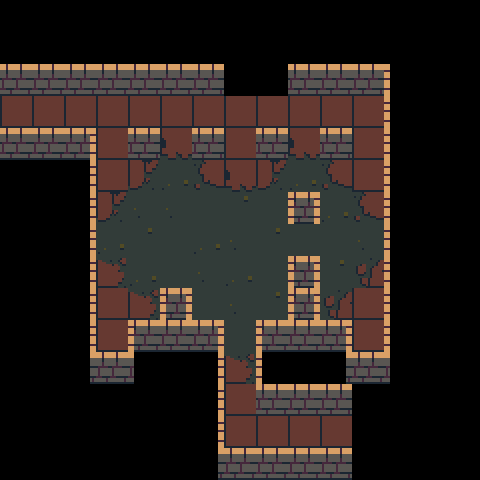

A 2D game scene composited from a Tiled map and its tileset images. What follows is a short description and the map's XML, with every tile layer's data as written:
An orthogonal 15x15 tile map with 32x32 px tiles, 3 tile layers (death, walls, ground), 2 tilesets and 9 objects (4x enemy, 2x connection, 2x torch, block).

<map version="1.0" tiledversion="1.1.5" orientation="orthogonal" renderorder="right-down" width="15" height="15" tilewidth="32" tileheight="32" infinite="0" nextobjectid="58">
 <properties>
  <property name="number" value="41" />
 </properties>
 <tileset firstgid="1" source="brown.tsx" />
 <tileset firstgid="101" source="tower-tileset.tsx" />
 <layer name="death" width="15" height="15">
  <data encoding="csv">
0,0,0,0,0,0,0,0,0,0,0,0,0,0,0,
0,0,0,0,0,0,0,0,0,0,0,0,0,0,0,
0,0,0,0,0,0,0,0,0,0,0,0,0,0,0,
0,0,0,0,0,0,0,0,0,0,0,0,0,0,0,
0,0,0,0,0,0,0,0,0,0,0,0,0,0,0,
0,0,0,0,0,0,0,0,0,0,0,0,0,0,0,
0,0,0,0,0,0,0,0,0,0,0,0,0,0,0,
0,0,0,0,0,0,0,0,0,0,0,0,0,0,0,
0,0,0,0,0,0,0,0,0,0,0,0,0,0,0,
0,0,0,0,0,0,0,0,0,0,0,0,0,0,0,
0,0,0,0,0,0,0,0,0,0,0,0,0,0,0,
0,0,0,0,0,0,0,0,0,0,0,0,0,0,0,
0,0,0,0,0,0,0,0,0,0,0,0,0,0,0,
0,0,0,0,0,0,0,0,0,0,0,0,0,0,0,
0,0,0,0,0,0,0,0,0,0,0,0,0,0,0
</data>
 </layer>
 <layer name="walls" width="15" height="15">
  <data encoding="csv">
0,0,0,0,0,0,0,0,0,0,0,0,0,0,0,
0,0,0,0,0,0,0,203,204,0,0,0,0,0,0,
12,12,12,12,12,12,12,213,214,12,12,12,15,0,0,
72,0,0,0,0,0,0,0,0,0,0,0,15,0,0,
12,12,23,0,12,0,12,0,12,0,12,0,15,0,0,
0,0,14,0,0,0,0,0,0,0,0,0,15,0,0,
0,0,14,0,0,0,0,0,0,33,0,0,15,0,0,
0,0,14,0,0,0,0,0,0,0,0,0,15,0,0,
0,0,14,0,0,0,0,0,0,33,0,0,15,0,0,
0,0,14,0,0,33,0,0,0,33,0,0,15,0,0,
0,0,14,0,22,12,23,0,22,12,23,0,15,0,0,
0,0,24,12,21,0,14,0,15,0,24,12,21,0,0,
0,0,0,0,0,0,14,0,12,12,12,0,0,0,0,
0,0,0,0,0,0,14,0,0,0,72,0,0,0,0,
0,0,0,0,0,0,24,12,12,12,12,0,0,0,0
</data>
 </layer>
 <layer name="ground" width="15" height="15">
  <data encoding="csv">
0,0,0,0,0,0,0,0,0,0,0,0,0,0,0,
0,0,0,0,0,0,0,0,0,0,0,0,0,0,0,
0,0,0,0,0,0,0,0,0,0,0,0,0,0,0,
0,72,72,72,72,72,72,72,72,72,72,72,0,0,0,
0,0,0,72,0,82,0,72,0,82,0,72,0,0,0,
0,0,0,72,83,27,81,82,83,27,81,72,0,0,0,
0,0,0,83,28,28,2,37,2,0,27,81,0,0,0,
0,0,0,27,37,2,27,28,37,2,2,28,0,0,0,
0,0,0,63,27,2,28,27,2,0,37,61,0,0,0,
0,0,0,72,63,0,2,28,37,0,61,72,0,0,0,
0,0,0,72,0,0,0,2,0,0,0,72,0,0,0,
0,0,0,0,0,0,0,63,0,0,0,0,0,0,0,
0,0,0,0,0,0,0,72,0,0,0,0,0,0,0,
0,0,0,0,0,0,0,72,72,72,0,0,0,0,0,
0,0,0,0,0,0,0,0,0,0,0,0,0,0,0
</data>
 </layer>
 <objectgroup name="objects">
  <object id="9" name="85" type="connection" x="32" y="96" width="32" height="32">
   <properties>
    <property name="dir" value="right" />
    <property name="to" value="84" />
   </properties>
  </object>
  <object id="10" name="86" type="connection" x="288" y="416" width="32" height="32">
   <properties>
    <property name="dir" value="left" />
    <property name="to" value="87" />
   </properties>
  </object>
  <object id="47" type="enemy" x="288" y="224" width="32" height="32">
   <properties>
    <property name="dir" value="left" />
   </properties>
  </object>
  <object id="52" type="enemy" x="160" y="192" width="32" height="32">
   <properties>
    <property name="dir" value="right" />
   </properties>
  </object>
  <object id="53" type="enemy" x="160" y="256" width="32" height="32">
   <properties>
    <property name="dir" value="right" />
   </properties>
  </object>
  <object id="54" type="enemy" x="160" y="224" width="32" height="32">
   <properties>
    <property name="dir" value="left" />
   </properties>
  </object>
  <object id="55" type="torch" x="160" y="64" width="32" height="32" />
  <object id="56" type="torch" x="288" y="64" width="32" height="32" />
  <object id="57" type="block" x="224" y="128" width="32" height="32" />
 </objectgroup>
</map>
